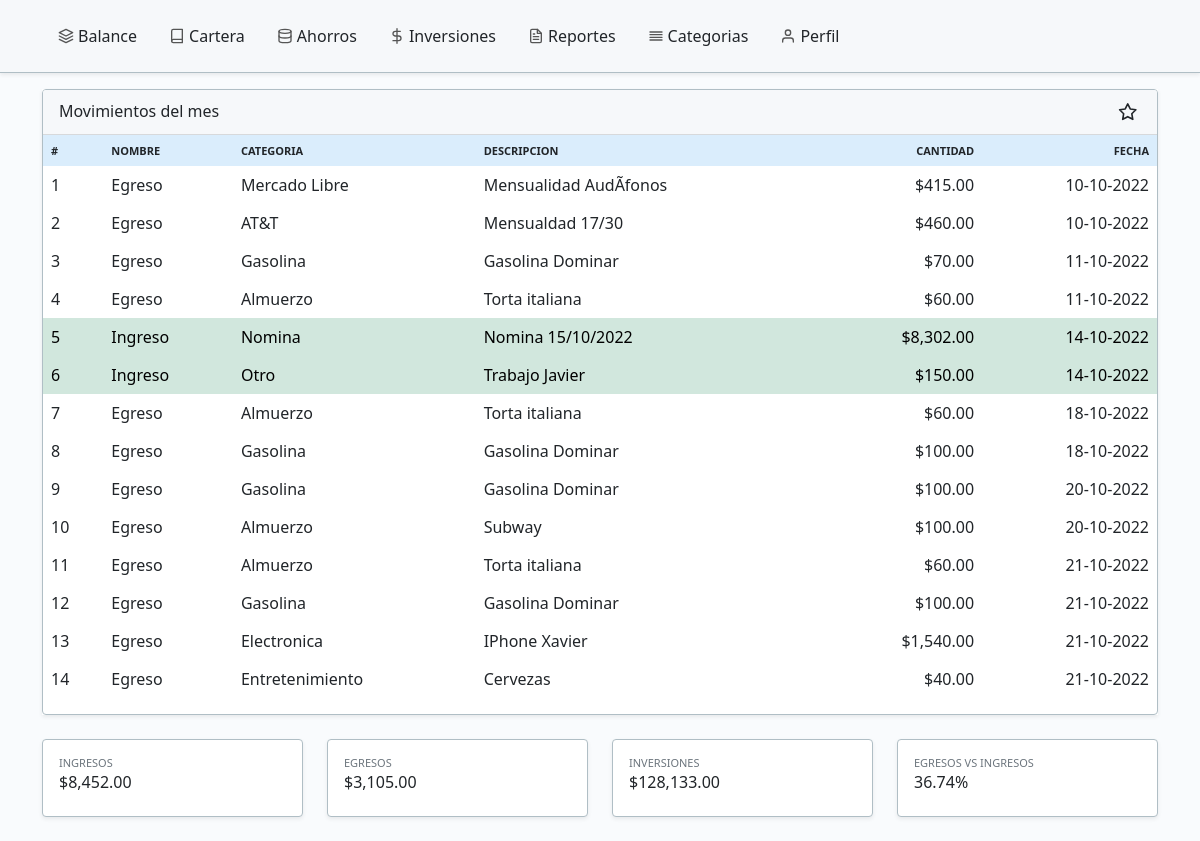
The page / on the database its author committed.
### tables this page shows
CREATE TABLE `wallet_movements` (
  `id` int(11) unsigned NOT NULL AUTO_INCREMENT,
  `type` varchar(20) DEFAULT NULL,
  `category` varchar(30) DEFAULT NULL,
  `description` varchar(50) DEFAULT NULL,
  `date` date DEFAULT NULL,
  `amount` float DEFAULT NULL,
  PRIMARY KEY (`id`)
);

### classes/myWallet.php (called while the page is built, shortened)
<?php
class myWallet
{
	public function selectThisMonth($startDate, $endDate)
	{
        $query = new QueryBuilder();
		$sql = "select * from wallet_movements where date between '$startDate' and '$endDate'";
		return $query->get($sql);
	}
	public function getTotalThisMonth($type, $startDate, $endDate)
	{
		$query = new QueryBuilder();
		$sql = "select SUM(amount) amount from wallet_movements where type = '$type'
			and date between '$startDate' and '$endDate'";
        return $query->get($sql)[0];
	}
	public function getTotalInvest()
	{
		$mysql  = new QueryBuilder();
		$query  = "select SUM(amount) as total from wallet_invest
			where date in (select max(date) max_date from wallet_invest group by concept)
			and include = true
			order by concept";
		$result = $mysql->get($query);
		return $result[0]->total;
	}
}

### classes/QueryBuilder.php (called while the page is built, shortened)
<?php
class QueryBuilder
{
    public $query;
    protected $host 	= 'localhost';
    protected $username = 'fortechm';
    protected $password = 'IrSW8=m)W$9U';
    protected $database = 'fortechm_mywallet';
    public function get($sqlString = null)
    {
        $this->connection = new mysqli(
            $this->host, $this->username, $this->password, $this->database
        );
        if ($sqlString){
            $this->query = $sqlString;
        }
        $data = array();
        if ($result = $this->connection->query($this->query)) {
            while ($object = $result->fetch_object()) {
                $data[] =  $object;
            }
        }
        return $data;
    }
}

### index.php (the view, shortened to what this page needs)
<?php
$startDate = date('Y-m-01');
$endDate   = date('Y-m-t');
$wallet = new myWallet();
?>
<html>
	<head>
		<link href="https://cdn.jsdelivr.net/npm/bootstrap@5.1.0/dist/css/bootstrap.min.css"
				rel="stylesheet"
>
		<link href="css/custom.css" rel="stylesheet"/>
	</head>
	<body>
		<header class="p-3 mb-3 border-bottom border-custom bg-custom-menu shadow-sm">
			<div class="container">
				<?php include ('includes/main_menu.php'); ?>
			</div>
		</header>
		<div class="container">
			<div class="col-md-12 shadow-sm mb-4 bg-white">
				<div class="card border-custom">
					<div class="card-header">
						<h6 class="card-header-title">Movimientos del mes</h6>
					</div>
					<div class="table-responsive">
						<table class="table table-borderless table-hover fs-6">
							<thead>
								<tr class="table-custom text-uppercase fs-7">
									<th scope="col">#</td>
									<th scope="col">Nombre</td>
									<th scope="col">Categoria</td>
									<th scope="col">Descripcion</td>
									<th scope="col" class='text-end'>Cantidad</td>
									<th scope="col" class='text-end'>Fecha</td>
								</tr>
							</thead>
							<?php
							$fixedPayments = $wallet->selectThisMonth($startDate, $endDate);
							foreach ($fixedPayments as $key => $value) {
								$datef = new DateTime($value->date);
								if ($value->type == 'Ingreso'){
									echo "<tr class='table-success'>";
								} else {
									echo "<tr>";
								}
								echo "	<td>". ($key+1) ."</td>";
								echo "	<td>". $value->type ."</td>";
								echo "	<td>". $value->category ."</td>";
								echo "	<td>". $value->description ."</td>";
								echo "	<td class='text-end'> $". number_format($value->amount, 2)."</td>";
								echo "	<td class='text-end'>". $datef->format('d-m-Y') ."</td>";
								echo "</tr>";
							}
							?>
						</table>
					</div>
				</div>
			</div>
			<div class="row mb-4">
				<div class="col">
					<div class="card border-custom shadow-sm">
						<div class="card-body">
							<div class="align-items-center row">
								<div class="col">
									<h6 class="card-title text-muted text-uppercase fs-7">
										Ingresos
									</h6>
									<h5 class="card-subtitle mb-2 fs-6">
									<?php
									$ingresos = $wallet->getTotalThisMonth('Ingreso', $startDate, $endDate);
									echo '$'. number_format($ingresos->amount, 2);
									?>
									</h5>
								</div>
							</div>
						</div>
					</div>
				</div>
				<div class="col">
					<div class="card border-custom shadow-sm">
						<div class="card-body">
							<div class="align-items-center row">
								<div class="col">
									<h6 class="card-title text-muted text-uppercase fs-7">
										Egresos
									</h6>
									<h5 class="card-subtitle mb-2 fs-6">
									<?php
									$egresos = $wallet->getTotalThisMonth('Egreso',$startDate, $endDate);
									echo '$'. number_format($egresos->amount, 2);
									?>
									</h5>
								</div>
							</div>
						</div>
					</div>
				</div>
				<div class="col">
					<div class="card border-custom shadow-sm">
						<div class="card-body">
							<div class="align-items-center row">
								<div class="col">
									<h6 class="card-title text-muted text-uppercase fs-7">
										Inversiones
									</h6>
									<h5 class="card-subtitle mb-2 fs-6">
									<?php
									$invest = $wallet->getTotalInvest();
									echo '$'. number_format($invest, 2);
									?>
									</h5>
								</div>
							</div>
						</div>
					</div>
				</div>
				<div class="col">
					<div class="card border-custom shadow-sm">
						<div class="card-body">
							<div class="align-items-center row">
								<div class="col">
									<h6 class="card-title text-muted text-uppercase fs-7">
										Egresos vs Ingresos
									</h6>
									<h5 class="card-subtitle mb-2 fs-6">
										<?php
										if ($ingresos->amount > 0){
											$versus = ($egresos->amount/$ingresos->amount) *100;
										} else {
											$versus = 0.0;
										}
										echo number_format($versus, 2) .'%';
										?>
									</h5>
								</div>
							</div>
						</div>
					</div>
				</div>
			</div>
		</div>
	</body>
</html>

### includes/main_menu.php (shortened to what this page needs)
<div class="d-flex flex-wrap align-items-center justify-content-center justify-content-lg-start">
    <ul class="nav col-12 col-lg-auto me-lg-auto mb-2 justify-content-center mb-md-0">
        <li>
            <a href="index.php" class="nav-link px-3 link-dark hstack gap-1">
            Balance</a>
        </li>
        <li>
            <a href="wallet.php" class="nav-link px-3 link-dark hstack gap-1">
            Cartera</a>
        </li>
        <li>
            <a href="saving.php" class="nav-link px-3 link-dark hstack gap-1">
            Ahorros</a>
        </li>
        <li>
            <a href="invest.php" class="nav-link px-3 link-dark hstack gap-1">
            Inversiones</a>
        </li>
        <li>
            <a href="reports.php" class="nav-link px-3 link-dark hstack gap-1">
            Reportes</a>
        </li>
        <li>
            <a href="categories.php" class="nav-link px-3 link-dark hstack gap-1">
            Categorias</a>
        </li>
        <li>
            <a href="profile.php" class="nav-link px-3 link-dark hstack gap-1">
            <svg xmlns="http://www.w3.org/2000/svg" width="16" height="16" viewBox="0 0 24 24" fill="none" stroke="#555555" stroke-width="2" stroke-linecap="round" stroke-linejoin="round" class="feather feather-user"><path d="M20 21v-2a4 4 0 0 0-4-4H8a4 4 0 0 0-4 4v2"></path><circle cx="12" cy="7" r="4"></circle></svg>
            Perfil</a>
        </li>
    </ul>
</div>

### css/custom.css (style rules this page uses)
body { background:#F9FBFD; }
.border-custom { border-color:#b0bec5 !important }
.table-custom, .bg-custom { background: #daedfc; }
.bg-custom-menu { background: #f6f8fa; }
.fs-7 { font-size:11px; }
.card-header { background-color:#f6f8fa; }
.card-header-title { width: 100%; margin-top:4px; margin-bottom:4px; }
.card-header-icon { margin:4px; }
.card-header { display:flex; }

### rows shown on the page
wallet_movements: type "Egreso", category "Mercado Libre", description "Mensualidad AudÃ­fonos", amount "415.00", date "10-10-2022"
wallet_movements: type "Egreso", category "AT&T", description "Mensualdad 17/30", amount "460.00", date "10-10-2022"
wallet_movements: type "Egreso", category "Gasolina", description "Gasolina Dominar", amount "70.00", date "11-10-2022"
wallet_movements: type "Egreso", category "Almuerzo", description "Torta italiana", amount "60.00", date "11-10-2022"
wallet_movements: type "Ingreso", category "Nomina", description "Nomina 15/10/2022", amount "8,302.00", date "14-10-2022"
wallet_movements: type "Ingreso", category "Otro", description "Trabajo Javier", amount "150.00", date "14-10-2022"
wallet_movements: type "Egreso", category "Almuerzo", description "Torta italiana", amount "60.00", date "18-10-2022"
wallet_movements: type "Egreso", category "Gasolina", description "Gasolina Dominar", amount "100.00", date "18-10-2022"
wallet_movements: type "Egreso", category "Gasolina", description "Gasolina Dominar", amount "100.00", date "20-10-2022"
wallet_movements: type "Egreso", category "Almuerzo", description "Subway", amount "100.00", date "20-10-2022"
wallet_movements: type "Egreso", category "Almuerzo", description "Torta italiana", amount "60.00", date "21-10-2022"
wallet_movements: type "Egreso", category "Gasolina", description "Gasolina Dominar", amount "100.00", date "21-10-2022"
wallet_movements: type "Egreso", category "Electronica", description "IPhone Xavier", amount "1,540.00", date "21-10-2022"
wallet_movements: type "Egreso", category "Entretenimiento", description "Cervezas", amount "40.00", date "21-10-2022"

### other values the page prints
$ingresos->amount "8,452.00"
$egresos->amount "3,105.00"
$invest "128,133.00"
$versus "36.74"
